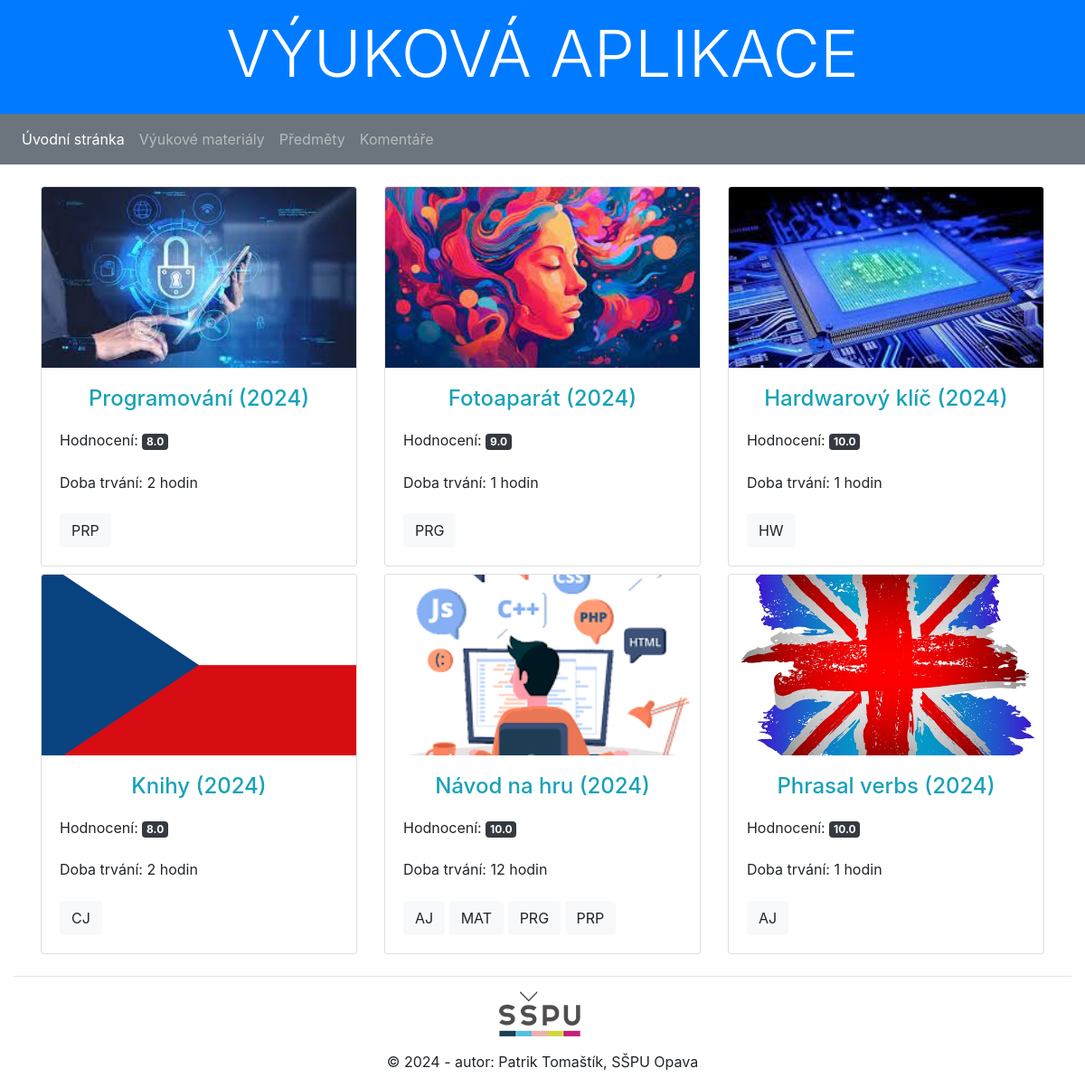
/vyuka/, run on the app's committed database.
### vyuka/models.py (models this page shows, shortened)
class Material(models.Model):
    title = models.CharField(max_length=200, verbose_name='Název')
    obsah = models.TextField(blank=True, null=True, verbose_name='Obsah')
    release_date = models.DateField(blank=True, null=True,
                                    help_text='Zadej datum vydání textu: <em>YYYY-MM-DD</em>.',
                                    verbose_name='Vydání textu')
    runtime = models.IntegerField(blank=True, null=True,
                                  help_text='Prosím zadej v hodinách',
                                  verbose_name='Jak dlouho bude trvat se naučit:')
    logo = models.ImageField(upload_to='material/obsah/%Y/%m/%d/', blank=True, null=True,
                             verbose_name="Logo")
    rate = models.FloatField(default=5.0,
                             validators=[MinValueValidator(1.0), MaxValueValidator(10.0)],
                             null=True, help_text='Ohodnoť svůj výukový materiál (1 - 10)',
                             verbose_name='Ohodnoť')
    predmet = models.ManyToManyField(Predmet, help_text='Vyber předmět pro tvůj výukový materiál.')
    class Meta:
        verbose_name = 'Výukový materiál'
        verbose_name_plural = 'Výukové materiály'
        ordering = ['-release_date', 'title']

class Predmet(models.Model):
    name = models.CharField(max_length=50, unique=True, verbose_name='Název předmětu',
                            help_text='Zapiš o jaký předmět se jedná (PVY OS...)')
    class Meta:
        verbose_name = 'Předmět'
        verbose_name_plural = 'Předměty'
        ordering = ['name']

### vyuka/views.py (the view)
# urls.py: path('', views.index, name='index'),
def index(request):
    materials = Material.objects.all()
    return render(request, 'index.html', {'materials': materials})

### vyuka/templates/index.html (shortened to what this page needs)
{% extends "base.html" %}
{% block content %}
<div class="row">
    {% for material in materials %}
    <div class="col-md-4 mb-2">
        <div class="card h-100">
            {% if material.logo %}
            <a href="{% url 'vyukovematerialy' %}">
                <img class="card-img-top" src="{{ material.logo.url }}" alt="{{ material.title }}">
            </a>
            {% endif %}
            <div class="card-body">
                <h4 class="card-title text-center text-info">{{ material.title }} ({{ material.release_date|date:"Y" }})</h4>
                <p>Hodnocení: <span class="badge badge-dark">{{ material.rate }}</span></p>
                <p>Doba trvání: {{ material.runtime }} hodin</p>
                <p class="card-text">
                    {% for predmet in material.predmet.all %}
                    <a href="#" class="btn btn-light">{{ predmet.name }}</a>
                    {% endfor %}
                </p>
            </div>
        </div>
    </div>
    {% endfor %}
</div>
{% endblock %}

### vyuka/templates/base.html (shortened to what this page needs)
<!DOCTYPE html>
<html lang="cs">
<head>
    {% load static %}
    <link rel="stylesheet" href="{% static 'bootstrap/bootstrap.min.css' %}">
    <link rel="stylesheet" href="{% static 'css/styles.css' %}">
</head>
<body>
    {% block header %}
        {% include "page/header.html" %}
    {% endblock %}
    {% block navbar %}
        {% include "page/navbar.html" %}
    {% endblock %}
    <main>
        <div class="container">
            {% block content %}{% endblock %}
        </div>
    </main>
    {% block footer %}
        {% include "page/footer.html" %}
    {% endblock %}
</body>
</html>

### vyuka/templates/page/header.html
<header class="jumbotron-fluid p-3 bg-primary d-flex align-items-center justify-content-between">
    <h1 class="text-white text-uppercase display-3 mx-auto">Výuková aplikace</h1>
</header>

### vyuka/templates/page/navbar.html (shortened to what this page needs)
<nav class="navbar navbar-expand-md bg-secondary navbar-dark mb-2">
    <div class="collapse navbar-collapse" id="collapsibleNavbar">
        <ul class="navbar-nav">
            <li class="nav-item">
                <a class="nav-link active" href="{% url 'index' %}">Úvodní stránka</a>
            </li>
            <li class="nav-item">
                <a class="nav-link" href="{% url 'vyukovematerialy' %}">Výukové materiály</a>
            </li>
            <li class="nav-item">
                <a class="nav-link" href="{% url 'predmety' %}">Předměty</a>
            </li>
            <li class="nav-item">
                <a class="nav-link" href="{% url 'comments' %}">Komentáře</a>
            </li>
        </ul>
    </div>
</nav>

### vyuka/templates/page/footer.html
{% load static %}
<footer class="container-fluid text-center">
    <hr>
    <p><img src="{% static 'img/skola-logo.png' %}" alt="Logo školy"></p>
    <p>&copy; 2024 - autor: Patrik Tomaštík, SŠPU Opava</p>
</footer>

### vyuka/static/css/styles.css (style rules this page uses)
header { background-repeat: no-repeat; background-position: 50px 20px; }
.card { margin-bottom: 20px; }
.card-img-top { max-height: 200px; object-fit: cover; }
.card-body { display: flex; flex-direction: column; justify-content: space-between; }
.row { display: flex; flex-wrap: wrap; }
.col-md-4 { flex: 0 0 33.3333%; max-width: 33.3333%; }

### data on the page
Material: logo (picture), title "Programování", release_date "2024", rate "8.0", runtime "2"
Predmet: name "PRP"
Material: logo (picture), title "Fotoaparát", release_date "2024", rate "9.0", runtime "1"
Predmet: name "PRG"
Material: logo (picture), title "Hardwarový klíč", release_date "2024", rate "10.0", runtime "1"
Predmet: name "HW"
Material: logo (picture), title "Knihy", release_date "2024", rate "8.0", runtime "2"
Predmet: name "CJ"
Material: logo (picture), title "Návod na hru", release_date "2024", rate "10.0", runtime "12"
Predmet: name "AJ"
Predmet: name "MAT"
Material: logo (picture), title "Phrasal verbs", release_date "2024", rate "10.0", runtime "1"
